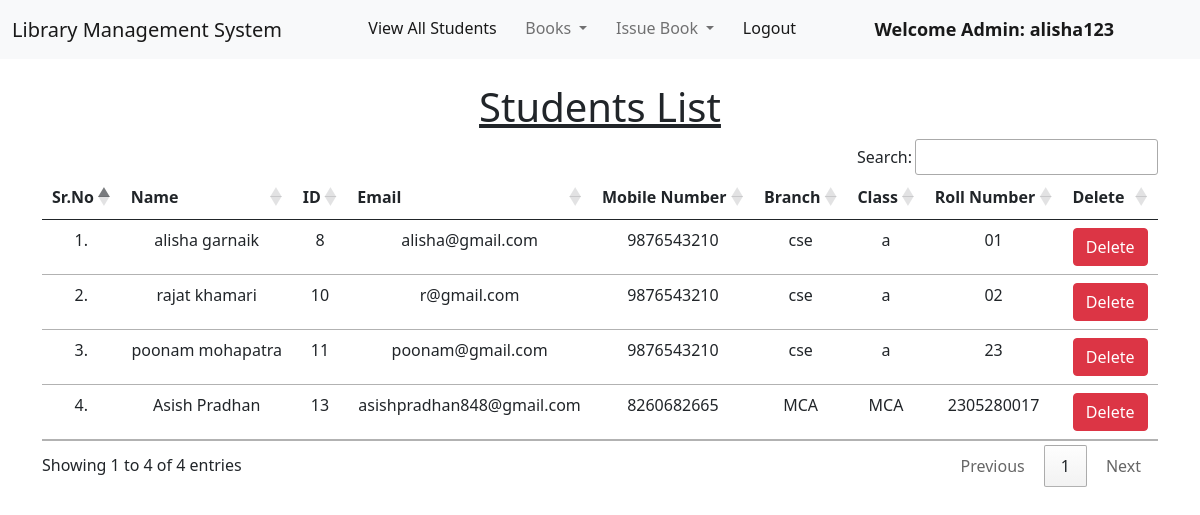
Screenshot of /view_students/ (signed in) with the database file from the repository.
### library/models.py (models this page shows, shortened)
class Student(models.Model):
    user = models.OneToOneField(User, on_delete=models.CASCADE)
    classroom = models.CharField(max_length=10)
    branch = models.CharField(max_length=10)
    roll_no = models.CharField(max_length=3, blank=True)
    phone = models.CharField(max_length=10, blank=True)
    image = models.ImageField(upload_to="", blank=True)

### library/views.py (the view)
# urls.py: path("view_students/", views.view_students, name="view_students"),
@login_required(login_url = '/admin_login')
def view_students(request):
    students = Student.objects.all()
    return render(request, "view_students.html", {'students':students})

### library/templates/view_students.html (shortened to what this page needs)
{% extends 'admin_navbar.html' %}
{% load static %}
{% block body %}
<div class="container mt-4">
    <h1 class="text-center"><u>Students List</u></h1>
    <table class="table table-hover" id="example">
        <thead>
            <tr class="text-center">
                <th>Sr.No</th>
                <th>Name</th>
                <th>ID</th>
                <th>Email</th>
                <th>Mobile Number</th>
                <th>Branch</th>
                <th>Class</th>
                <th>Roll Number</th>
                <th>Delete</th>
            </tr>
        </thead>
        <tbody>
            {% for student in students %}
            <tr class="text-center">
                <td>{{forloop.counter}}.</td>
                <td>{{student.user.get_full_name}}</td>
                <td>{{student.user.id}}</td>
                <td>{{student.user.email}}</td>
                <td>{{student.phone}}</td>
                <td>{{student.branch}}</td>
                <td>{{student.classroom}}</td>
                <td>{{student.roll_no}}</td>
                <td><a href="/delete_student/{{student.id}}/" class="btn btn-danger" onclick="return confirm('Are you sure you want to delete this student?')">Delete</a></td>
            </tr>
            {% endfor %}
        </tbody>
    </table>
    </div>
{% endblock %}

### library/templates/admin_navbar.html (shortened to what this page needs)
<!doctype html>
<html lang="en">
  <head>
    <link href="https://cdn.jsdelivr.net/npm/bootstrap@5.1.0/dist/css/bootstrap.min.css" rel="stylesheet">
    <link rel="stylesheet" href="https://cdn.datatables.net/1.10.25/css/jquery.dataTables.min.css">
    <link rel="stylesheet" href="https://cdn.datatables.net/buttons/1.7.1/css/buttons.dataTables.min.css">
  </head>
  <body>
    <nav class="navbar navbar-expand-lg navbar-light bg-light">
        <div class="container-fluid">
          <a class="navbar-brand" href="#">Library Management System</a>
          <div class="collapse navbar-collapse" id="navbarSupportedContent">
            <ul class="navbar-nav me-auto mb-2 mb-lg-0">
              <li class="nav-item">
                <a class="nav-link active" aria-current="page" href="/view_students/">View All Students</a>
              </li>
              <li class="nav-item dropdown">
                <a class="nav-link dropdown-toggle" href="#" id="navbarDropdown" role="button" data-bs-toggle="dropdown" aria-expanded="false">
                  Books
                </a>
              </li>
              <li class="nav-item dropdown">
                <a class="nav-link dropdown-toggle" href="#" id="navbarDropdown" role="button" data-bs-toggle="dropdown" aria-expanded="false">
                  Issue Book
                </a>
              </li>
              <li class="nav-item">
                <a class="nav-link active" aria-current="page" href="/logout/">Logout</a>
              </li>
              <li class="nav-item">
                <a style="font-weight:600; font-family:'Segoe UI', Tahoma, Geneva, Verdana, sans-serif; font-size: large;" class="nav-link active" href="#">Welcome Admin: {{request.user}}</a>
              </li>
            </ul>
          </div>
        </div>
      </nav>
      {% block body %}
      {% endblock %}
  </body>
</html>

### rows the page displays
Student: user.get_full_name "alisha garnaik", user.id "8", user.email "alisha@gmail.com", phone "9876543210", branch "cse", classroom "a", roll_no "01"
Student: user.get_full_name "rajat khamari", user.id "10", user.email "r@gmail.com", phone "9876543210", branch "cse", classroom "a", roll_no "02"
Student: user.get_full_name "poonam mohapatra", user.id "11", user.email "poonam@gmail.com", phone "9876543210", branch "cse", classroom "a", roll_no "23"
Student: user.get_full_name "Asish Pradhan", user.id "13", user.email "asishpradhan848@gmail.com", phone "8260682665", branch "MCA", classroom "MCA", roll_no "2305280017"

### other values shown
{{ request.user }} "alisha123"
